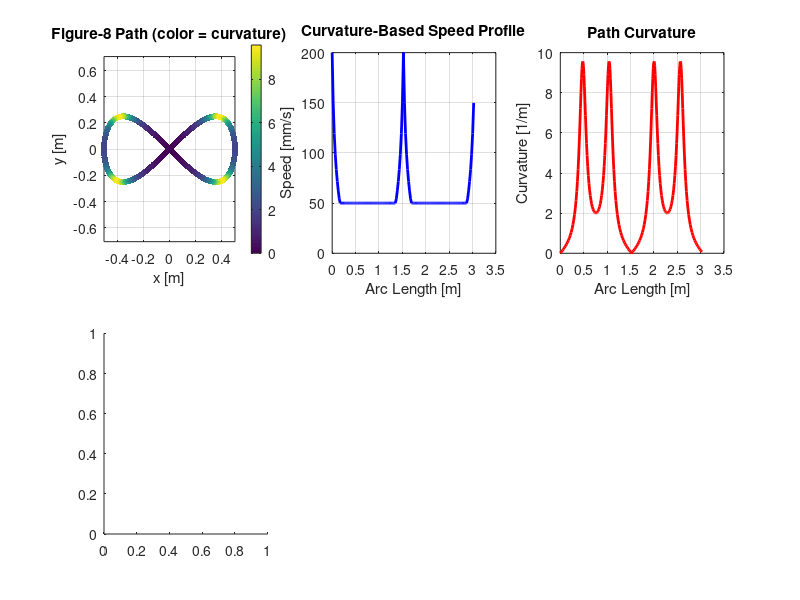

This chart was generated by the following MATLAB code: (Note: this script raises an error after producing the figure.)
%% figure8_trajectory.m
% Generate Figure-8 Trajectory for Mecanum Cart
% MCP1 Lab 2 Part 2 - Assignment 3
%
% This script generates a figure-8 path with:
% - Parametric path: x = A*sin(t), y = A*sin(t)*cos(t)
% - Curvature-based adaptive speed profile
% - Output: vx, vy, wz arrays and timing for STM32
%
% The output is exported to trajectory.h for inclusion in firmware.

clear; close all; clc;

%% Configuration
% Figure-8 dimensions (in meters)
A = 0.5;              % Amplitude/size of figure-8
total_time = 15;      % Total trajectory time [s]

% Speed limits
v_min = 0.05;         % Minimum speed [m/s]
v_max = 0.2;          % Maximum speed [m/s]

% Sampling
n_points = 200;       % Number of trajectory points
Ts = total_time / n_points;  % Sample time

% STM32 clock frequency for timing
f_clk = 170e6;        % 170 MHz

%% Generate Figure-8 Path
fprintf('=== Figure-8 Trajectory Generation ===\n\n');

% Parameter range (one full figure-8 = 0 to 2*pi)
t = linspace(0, 2*pi, n_points + 1);
t = t(1:end-1);  % Remove duplicate end point

% Parametric equations for figure-8 (lemniscate)
x = A * sin(t);
y = A * sin(t) .* cos(t);

% Compute derivatives for velocity and curvature
dx_dt = A * cos(t);
dy_dt = A * (cos(t).^2 - sin(t).^2);  % = A * cos(2t)

% Second derivatives for curvature
d2x_dt2 = -A * sin(t);
d2y_dt2 = -4 * A * sin(t) .* cos(t);  % = -2A * sin(2t)

% Speed (magnitude of velocity)
speed_param = sqrt(dx_dt.^2 + dy_dt.^2);

% Curvature: kappa = |x'*y'' - y'*x''| / (x'^2 + y'^2)^(3/2)
numerator = abs(dx_dt .* d2y_dt2 - dy_dt .* d2x_dt2);
denominator = speed_param.^3;
curvature = numerator ./ (denominator + 1e-10);  % Avoid division by zero

%% Curvature-Based Speed Profile
% Slow down at high curvature, speed up at low curvature
% v = v_max / (1 + k_scale * |kappa|)

k_scale = 5;  % Curvature scaling factor
v_profile = v_max ./ (1 + k_scale * curvature);
v_profile = max(v_profile, v_min);
v_profile = min(v_profile, v_max);

%% Compute Cart Velocities (vx, vy, wz)
% Normalize velocity direction
vx = v_profile .* dx_dt ./ speed_param;
vy = v_profile .* dy_dt ./ speed_param;

% Angular velocity: rate of heading change
heading = atan2(dy_dt, dx_dt);
heading_unwrapped = unwrap(heading);

% Compute heading derivative (angular velocity)
wz = gradient(heading_unwrapped) / Ts * (total_time / (2*pi));

% Scale wz to be physically reasonable
wz_max = 2.0;  % rad/s
wz = wz * v_max / max(abs(wz) + 0.01);
wz = max(min(wz, wz_max), -wz_max);

%% Compute Time Spacing
% Use arc length for adaptive timing
arc_length = zeros(1, n_points);
for i = 2:n_points
    arc_length(i) = arc_length(i-1) + sqrt((x(i)-x(i-1))^2 + (y(i)-y(i-1))^2);
end

% Time based on arc length and speed profile
dt = zeros(1, n_points - 1);
for i = 1:n_points-1
    ds = sqrt((x(i+1)-x(i))^2 + (y(i+1)-y(i))^2);
    v_avg = (v_profile(i) + v_profile(i+1)) / 2;
    dt(i) = ds / v_avg;
end

% Normalize to total time
dt = dt * (total_time / sum(dt));
time = [0, cumsum(dt)];

fprintf('Path length: %.2f m\n', arc_length(end));
fprintf('Total time: %.2f s\n', time(end));
fprintf('Average speed: %.3f m/s\n', arc_length(end) / time(end));

%% Convert to STM32 Format
% Convert velocities to scaled integer format for firmware
% Scale factor: velocities in mm/s * 100 -> gives reasonable int16 range

vel_scale = 1000;  % Convert m/s to mm/s then scale
vt_x = round(vx * vel_scale);
vt_y = round(vy * vel_scale);
vt_z = round(wz * vel_scale);

% For simple forward-velocity trajectory, combine into single speed
% This assumes the cart always faces the direction of motion
vt = round(v_profile * vel_scale);

% Add stop markers
vt = [vt, 0, 9999, 9999];
vt_x = [vt_x, 0, 9999];
vt_y = [vt_y, 0, 9999];
vt_z = [vt_z, 0, 9999];

% Convert time deltas to clock counts
dt_clk = round(dt * f_clk);
dt_clk = [dt_clk, round(0.1 * f_clk), round(0.1 * f_clk)];  % Add pause at end

%% Visualization
figure('Position', [100, 100, 1200, 800]);

% Plot 1: Figure-8 path
subplot(2, 3, 1);
plot(x, y, 'b-', 'LineWidth', 2);
hold on;
scatter(x, y, 20, curvature, 'filled');
colorbar;
xlabel('x [m]');
ylabel('y [m]');
title('Figure-8 Path (color = curvature)');
axis equal;
grid on;

% Plot 2: Speed profile along path
subplot(2, 3, 2);
plot(arc_length, v_profile * 1000, 'b-', 'LineWidth', 2);
xlabel('Arc Length [m]');
ylabel('Speed [mm/s]');
title('Curvature-Based Speed Profile');
grid on;

% Plot 3: Curvature
subplot(2, 3, 3);
plot(arc_length, curvature, 'r-', 'LineWidth', 2);
xlabel('Arc Length [m]');
ylabel('Curvature [1/m]');
title('Path Curvature');
grid on;

% Plot 4: Velocity components vs time
subplot(2, 3, 4);
plot(time, [vx, 0] * 1000, 'r-', 'LineWidth', 1.5, 'DisplayName', 'vx');
hold on;
plot(time, [vy, 0] * 1000, 'g-', 'LineWidth', 1.5, 'DisplayName', 'vy');
xlabel('Time [s]');
ylabel('Velocity [mm/s]');
title('Velocity Components');
legend('Location', 'best');
grid on;

% Plot 5: Angular velocity
subplot(2, 3, 5);
plot(time, [wz, 0], 'b-', 'LineWidth', 2);
xlabel('Time [s]');
ylabel('\omega_z [rad/s]');
title('Angular Velocity');
grid on;

% Plot 6: Time spacing (dt)
subplot(2, 3, 6);
bar(dt * 1000);
xlabel('Segment');
ylabel('\Delta t [ms]');
title('Adaptive Time Spacing');
grid on;

sgtitle('Figure-8 Trajectory for Mecanum Cart');

% Save figure
saveas(gcf, 'figure8_trajectory.png');
fprintf('\nFigure saved to: figure8_trajectory.png\n');

%% Export to C Header
fprintf('\n--- Exporting to trajectory.h ---\n');

output_file = '../../Core/Inc/trajectory.h';
trajectory_to_c(vt(1:end-2), dt_clk(1:end-2), output_file, 'figure8');

fprintf('\nTrajectory exported to: %s\n', output_file);

%% Export Full Data (for analysis)
trajectory_data.x = x;
trajectory_data.y = y;
trajectory_data.vx = vx;
trajectory_data.vy = vy;
trajectory_data.wz = wz;
trajectory_data.v_profile = v_profile;
trajectory_data.curvature = curvature;
trajectory_data.time = time;
trajectory_data.dt = dt;
trajectory_data.vt = vt;
trajectory_data.dt_clk = dt_clk;

save('figure8_trajectory_data.mat', 'trajectory_data');
fprintf('Data saved to: figure8_trajectory_data.mat\n');

%% Summary
fprintf('\n========================================\n');
fprintf('Figure-8 Trajectory Summary:\n');
fprintf('  Size: %.2f m x %.2f m\n', 2*A, A);
fprintf('  Points: %d\n', n_points);
fprintf('  Duration: %.2f s\n', time(end));
fprintf('  Speed range: %.0f - %.0f mm/s\n', v_min*1000, v_max*1000);
fprintf('========================================\n');

